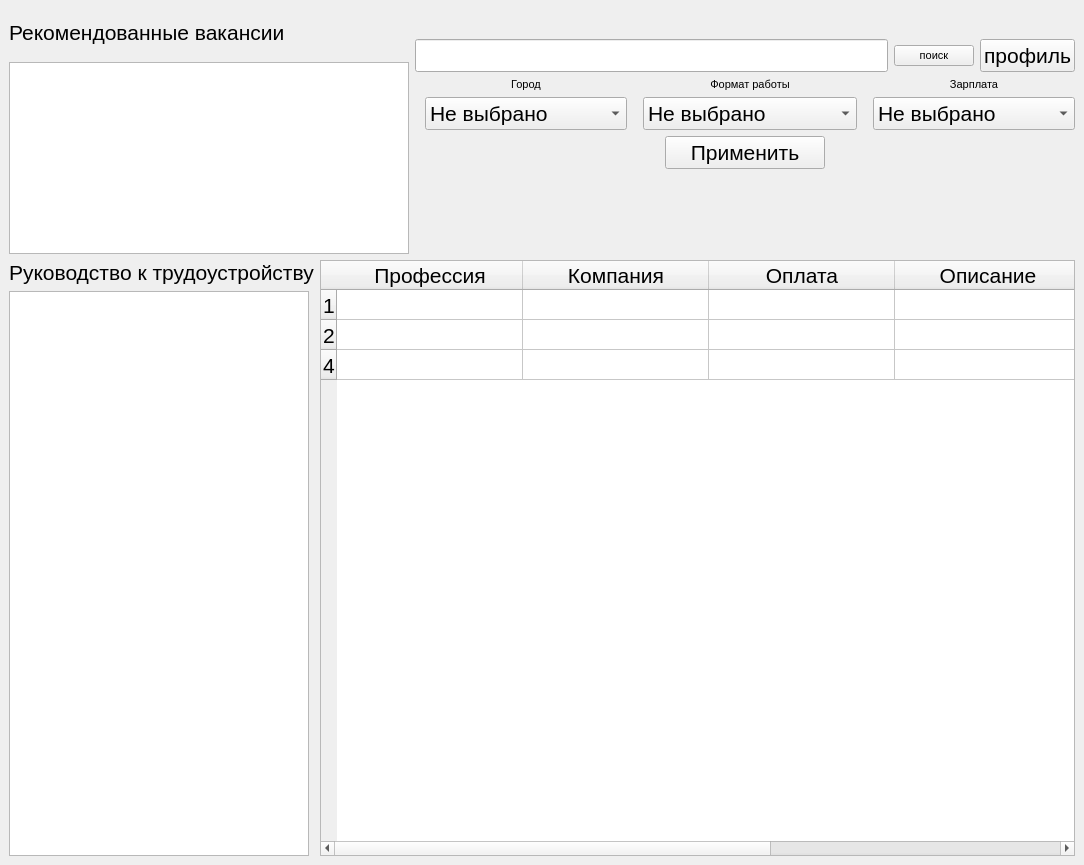
<?xml version="1.0" encoding="UTF-8"?>
<ui version="4.0">
 <class>MainWindow</class>
 <widget class="QMainWindow" name="MainWindow">
  <property name="geometry">
   <rect>
    <x>0</x>
    <y>0</y>
    <width>1084</width>
    <height>865</height>
   </rect>
  </property>
  <property name="font">
   <font>
    <pointsize>16</pointsize>
   </font>
  </property>
  <property name="windowTitle">
   <string>MainWindow</string>
  </property>
  <widget class="QWidget" name="centralwidget">
   <layout class="QVBoxLayout" name="verticalLayout_8">
    <item>
     <layout class="QHBoxLayout" name="horizontalLayout">
      <property name="sizeConstraint">
       <enum>QLayout::SetDefaultConstraint</enum>
      </property>
      <item>
       <layout class="QVBoxLayout" name="verticalLayout_3">
        <item>
         <widget class="QLabel" name="label_5">
          <property name="text">
           <string>Рекомендованные вакансии</string>
          </property>
         </widget>
        </item>
        <item>
         <widget class="QTextEdit" name="news_text_edit">
          <property name="sizePolicy">
           <sizepolicy hsizetype="Fixed" vsizetype="Fixed">
            <horstretch>0</horstretch>
            <verstretch>0</verstretch>
           </sizepolicy>
          </property>
          <property name="minimumSize">
           <size>
            <width>400</width>
            <height>0</height>
           </size>
          </property>
          <property name="html">
           <string>&lt;!DOCTYPE HTML PUBLIC &quot;-//W3C//DTD HTML 4.0//EN&quot; &quot;http://www.w3.org/TR/REC-html40/strict.dtd&quot;&gt;
&lt;html&gt;&lt;head&gt;&lt;meta name=&quot;qrichtext&quot; content=&quot;1&quot; /&gt;&lt;style type=&quot;text/css&quot;&gt;
p, li { white-space: pre-wrap; }
&lt;/style&gt;&lt;/head&gt;&lt;body style=&quot; font-family:'MS Shell Dlg 2'; font-size:16pt; font-weight:400; font-style:normal;&quot;&gt;
&lt;p style=&quot;-qt-paragraph-type:empty; margin-top:0px; margin-bottom:0px; margin-left:0px; margin-right:0px; -qt-block-indent:0; text-indent:0px;&quot;&gt;&lt;br /&gt;&lt;/p&gt;&lt;/body&gt;&lt;/html&gt;</string>
          </property>
         </widget>
        </item>
       </layout>
      </item>
      <item>
       <layout class="QVBoxLayout" name="verticalLayout_7">
        <item>
         <spacer name="verticalSpacer">
          <property name="orientation">
           <enum>Qt::Vertical</enum>
          </property>
          <property name="sizeType">
           <enum>QSizePolicy::Fixed</enum>
          </property>
          <property name="sizeHint" stdset="0">
           <size>
            <width>20</width>
            <height>30</height>
           </size>
          </property>
         </spacer>
        </item>
        <item>
         <layout class="QHBoxLayout" name="horizontalLayout_3">
          <item>
           <widget class="QLineEdit" name="search_line_edit">
            <property name="sizePolicy">
             <sizepolicy hsizetype="Expanding" vsizetype="Fixed">
              <horstretch>0</horstretch>
              <verstretch>0</verstretch>
             </sizepolicy>
            </property>
            <property name="alignment">
             <set>Qt::AlignLeading|Qt::AlignLeft|Qt::AlignTop</set>
            </property>
           </widget>
          </item>
          <item>
           <widget class="QPushButton" name="search_button">
            <property name="sizePolicy">
             <sizepolicy hsizetype="Maximum" vsizetype="Fixed">
              <horstretch>0</horstretch>
              <verstretch>0</verstretch>
             </sizepolicy>
            </property>
            <property name="font">
             <font>
              <pointsize>8</pointsize>
             </font>
            </property>
            <property name="text">
             <string>поиск</string>
            </property>
           </widget>
          </item>
          <item>
           <widget class="QPushButton" name="to_profile_button">
            <property name="text">
             <string>профиль</string>
            </property>
           </widget>
          </item>
         </layout>
        </item>
        <item>
         <layout class="QHBoxLayout" name="horizontalLayout_4">
          <item>
           <spacer name="horizontalSpacer">
            <property name="orientation">
             <enum>Qt::Horizontal</enum>
            </property>
            <property name="sizeType">
             <enum>QSizePolicy::Fixed</enum>
            </property>
            <property name="sizeHint" stdset="0">
             <size>
              <width>10</width>
              <height>20</height>
             </size>
            </property>
           </spacer>
          </item>
          <item>
           <layout class="QVBoxLayout" name="verticalLayout">
            <item>
             <widget class="QLabel" name="label">
              <property name="font">
               <font>
                <pointsize>8</pointsize>
               </font>
              </property>
              <property name="text">
               <string>Город</string>
              </property>
              <property name="alignment">
               <set>Qt::AlignBottom|Qt::AlignHCenter</set>
              </property>
             </widget>
            </item>
            <item>
             <widget class="QComboBox" name="city_box">
              <item>
               <property name="text">
                <string>Не выбрано</string>
               </property>
              </item>
              <item>
               <property name="text">
                <string>Москва</string>
               </property>
              </item>
              <item>
               <property name="text">
                <string>Санкт-Петербург</string>
               </property>
              </item>
              <item>
               <property name="text">
                <string>Казань</string>
               </property>
              </item>
             </widget>
            </item>
           </layout>
          </item>
          <item>
           <spacer name="horizontalSpacer_2">
            <property name="orientation">
             <enum>Qt::Horizontal</enum>
            </property>
            <property name="sizeType">
             <enum>QSizePolicy::Fixed</enum>
            </property>
            <property name="sizeHint" stdset="0">
             <size>
              <width>10</width>
              <height>20</height>
             </size>
            </property>
           </spacer>
          </item>
          <item>
           <layout class="QVBoxLayout" name="verticalLayout_6">
            <item>
             <widget class="QLabel" name="label_4">
              <property name="font">
               <font>
                <pointsize>8</pointsize>
               </font>
              </property>
              <property name="text">
               <string>Формат работы</string>
              </property>
              <property name="alignment">
               <set>Qt::AlignBottom|Qt::AlignHCenter</set>
              </property>
             </widget>
            </item>
            <item>
             <widget class="QComboBox" name="typework_box">
              <item>
               <property name="text">
                <string>Не выбрано</string>
               </property>
              </item>
              <item>
               <property name="text">
                <string>Полный день</string>
               </property>
              </item>
              <item>
               <property name="text">
                <string>Сменный график</string>
               </property>
              </item>
              <item>
               <property name="text">
                <string>Гибкий график</string>
               </property>
              </item>
              <item>
               <property name="text">
                <string>Удаленная работа</string>
               </property>
              </item>
              <item>
               <property name="text">
                <string>Вахтовый метод</string>
               </property>
              </item>
             </widget>
            </item>
           </layout>
          </item>
          <item>
           <spacer name="horizontalSpacer_4">
            <property name="orientation">
             <enum>Qt::Horizontal</enum>
            </property>
            <property name="sizeType">
             <enum>QSizePolicy::Fixed</enum>
            </property>
            <property name="sizeHint" stdset="0">
             <size>
              <width>10</width>
              <height>20</height>
             </size>
            </property>
           </spacer>
          </item>
          <item>
           <layout class="QVBoxLayout" name="verticalLayout_5">
            <item>
             <widget class="QLabel" name="label_3">
              <property name="font">
               <font>
                <pointsize>8</pointsize>
               </font>
              </property>
              <property name="text">
               <string>Зарплата</string>
              </property>
              <property name="alignment">
               <set>Qt::AlignBottom|Qt::AlignHCenter</set>
              </property>
             </widget>
            </item>
            <item>
             <widget class="QComboBox" name="salary_box">
              <item>
               <property name="text">
                <string>Не выбрано</string>
               </property>
              </item>
              <item>
               <property name="text">
                <string>От 10.000</string>
               </property>
              </item>
              <item>
               <property name="text">
                <string>От 20.000</string>
               </property>
              </item>
              <item>
               <property name="text">
                <string>От 30.000</string>
               </property>
              </item>
              <item>
               <property name="text">
                <string>От 40.000</string>
               </property>
              </item>
              <item>
               <property name="text">
                <string>От 50.000</string>
               </property>
              </item>
             </widget>
            </item>
           </layout>
          </item>
         </layout>
        </item>
        <item>
         <layout class="QHBoxLayout" name="horizontalLayout_5">
          <property name="bottomMargin">
           <number>0</number>
          </property>
          <item>
           <spacer name="horizontalSpacer_5">
            <property name="orientation">
             <enum>Qt::Horizontal</enum>
            </property>
            <property name="sizeType">
             <enum>QSizePolicy::Maximum</enum>
            </property>
            <property name="sizeHint" stdset="0">
             <size>
              <width>250</width>
              <height>20</height>
             </size>
            </property>
           </spacer>
          </item>
          <item>
           <widget class="QPushButton" name="save_btn">
            <property name="text">
             <string>Применить</string>
            </property>
           </widget>
          </item>
          <item>
           <spacer name="horizontalSpacer_3">
            <property name="orientation">
             <enum>Qt::Horizontal</enum>
            </property>
            <property name="sizeType">
             <enum>QSizePolicy::Maximum</enum>
            </property>
            <property name="sizeHint" stdset="0">
             <size>
              <width>250</width>
              <height>20</height>
             </size>
            </property>
           </spacer>
          </item>
         </layout>
        </item>
        <item>
         <spacer name="verticalSpacer_2">
          <property name="orientation">
           <enum>Qt::Vertical</enum>
          </property>
          <property name="sizeType">
           <enum>QSizePolicy::Fixed</enum>
          </property>
          <property name="sizeHint" stdset="0">
           <size>
            <width>10</width>
            <height>85</height>
           </size>
          </property>
         </spacer>
        </item>
       </layout>
      </item>
     </layout>
    </item>
    <item>
     <layout class="QHBoxLayout" name="horizontalLayout_2">
      <item>
       <layout class="QVBoxLayout" name="verticalLayout_2">
        <item>
         <widget class="QLabel" name="label_8">
          <property name="text">
           <string>Руководство к трудоустройству</string>
          </property>
         </widget>
        </item>
        <item>
         <widget class="QTextEdit" name="recommendations_text_edit">
          <property name="sizePolicy">
           <sizepolicy hsizetype="Maximum" vsizetype="Expanding">
            <horstretch>0</horstretch>
            <verstretch>0</verstretch>
           </sizepolicy>
          </property>
          <property name="minimumSize">
           <size>
            <width>300</width>
            <height>0</height>
           </size>
          </property>
         </widget>
        </item>
       </layout>
      </item>
      <item>
       <widget class="QTableWidget" name="vacancy_table">
        <property name="layoutDirection">
         <enum>Qt::LeftToRight</enum>
        </property>
        <property name="autoFillBackground">
         <bool>false</bool>
        </property>
        <attribute name="horizontalHeaderDefaultSectionSize">
         <number>186</number>
        </attribute>
        <attribute name="horizontalHeaderMinimumSectionSize">
         <number>39</number>
        </attribute>
        <attribute name="verticalHeaderDefaultSectionSize">
         <number>30</number>
        </attribute>
        <row>
         <property name="text">
          <string>1</string>
         </property>
        </row>
        <row>
         <property name="text">
          <string>2</string>
         </property>
        </row>
        <row>
         <property name="text">
          <string>4</string>
         </property>
        </row>
        <column>
         <property name="text">
          <string>Профессия</string>
         </property>
        </column>
        <column>
         <property name="text">
          <string>Компания</string>
         </property>
        </column>
        <column>
         <property name="text">
          <string>Оплата</string>
         </property>
        </column>
        <column>
         <property name="text">
          <string>Описание</string>
         </property>
        </column>
        <column>
         <property name="text">
          <string>Ссылка</string>
         </property>
        </column>
       </widget>
      </item>
     </layout>
    </item>
   </layout>
  </widget>
 </widget>
 <resources/>
 <connections/>
</ui>
